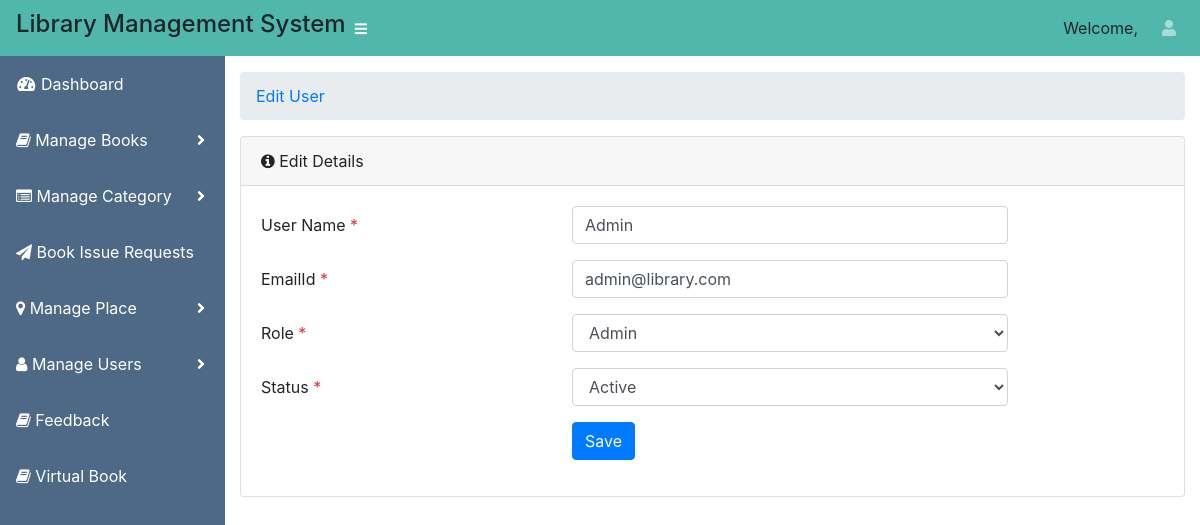
Screenshot of /library_management/admin/edit-user.php?id=1 (signed in) with the database file from the repository.
### tables this page shows
CREATE TABLE `tbl_users` (
  `id` int(11) NOT NULL,
  `user_name` varchar(250) NOT NULL,
  `emailid` varchar(250) NOT NULL,
  `password` varchar(250) NOT NULL,
  `role` tinyint(4) NOT NULL COMMENT '1=admin, 2=user',
  `status` tinyint(4) NOT NULL COMMENT '1=active, 0=inactive',
  `created_at` timestamp NOT NULL DEFAULT current_timestamp() ON UPDATE current_timestamp()
);

### library_management/admin/edit-user.php (the view, shortened to what this page needs)
<?php
include ('../connection.php');
$id = $_GET['id'];
$fetch_query = mysqli_query($conn, "select * from tbl_users where id='$id'");
$row = mysqli_fetch_array($fetch_query);
        ?>
<?php include('include/header.php'); ?>
<div id="wrapper">
<?php include('include/side-bar.php'); ?>
    <div id="content-wrapper">
      <div class="container-fluid">
        <ol class="breadcrumb">
          <li class="breadcrumb-item">
            <a href="#">Edit User</a>
          </li>
        </ol>
  <div class="card mb-3">
          <div class="card-header">
            <i class="fa fa-info-circle"></i>
            Edit Details</div>
            <form method="post" class="form-valide">
          <div class="card-body">
                                  <div class="form-group row">
                                      <label class="col-lg-4 col-form-label" for="remarks">User Name <span class="text-danger">*</span></label>
                                       <div class="col-lg-6">
                                      <input type="text" name="user_name" id="user_name" class="form-control" placeholder="Enter User Name" required value="<?php echo $row['user_name']; ?>">
                                       </div>
                                  </div>
                                  <div class="form-group row">
                                      <label class="col-lg-4 col-form-label" for="remarks">EmailId <span class="text-danger">*</span></label>
                                       <div class="col-lg-6">
                                      <input type="email" name="emailid" id="emailid" class="form-control" placeholder="Enter EmailId" required value="<?php echo $row['emailid']; ?>">
                                       </div>
                                  </div>
                                  <div class="form-group row">
                                            <label class="col-lg-4 col-form-label" for="status">Role <span class="text-danger">*</span>
                                            </label>
                                            <div class="col-lg-6">
                                                <select class="form-control" id="role" name="role" required>
                                                    <option value="1" <?php if($row['role'] == 1) { ?> selected="selected"; <?php } ?>>Admin</option>
                                                </select>
                                            </div>
                                        </div>
                                        <div class="form-group row">
                                            <label class="col-lg-4 col-form-label" for="status">Status <span class="text-danger">*</span>
                                            </label>
                                            <div class="col-lg-6">
                                                <select class="form-control" id="status" name="status" required>
                                                   <option value="1" <?php if($row['status'] == 1) { ?> selected="selected"; <?php } ?>>Active</option>
                                                </select>
                                            </div>
                                        </div>
                                      <div class="form-group row">
                                            <div class="col-lg-8 ml-auto">
                                                <button type="submit" name="sv-user" class="btn btn-primary">Save</button>
                                            </div>
                                        </div>
                                </div>
                                </form>
                            </div>
    </div>
        </div>
 <?php include('include/footer.php'); ?>

### rows the page displays
tbl_users: user_name "Admin", emailid "admin@library.com", role "Admin", status "Active"
